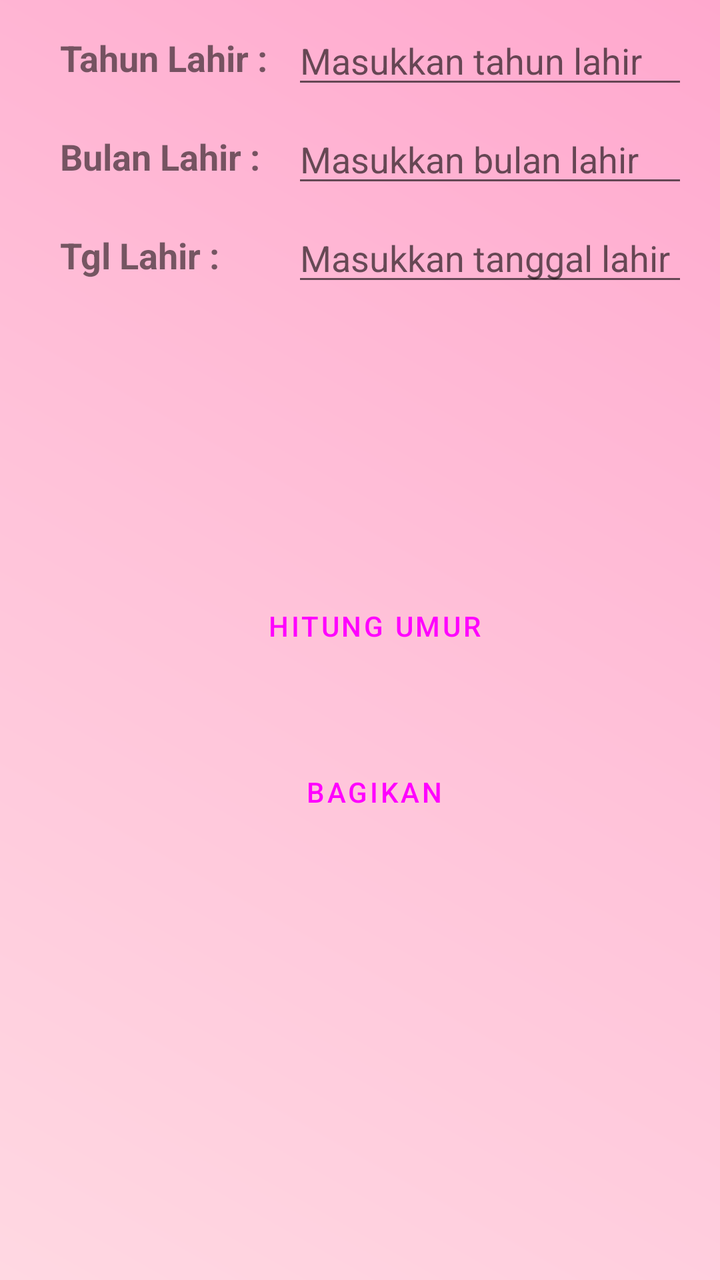
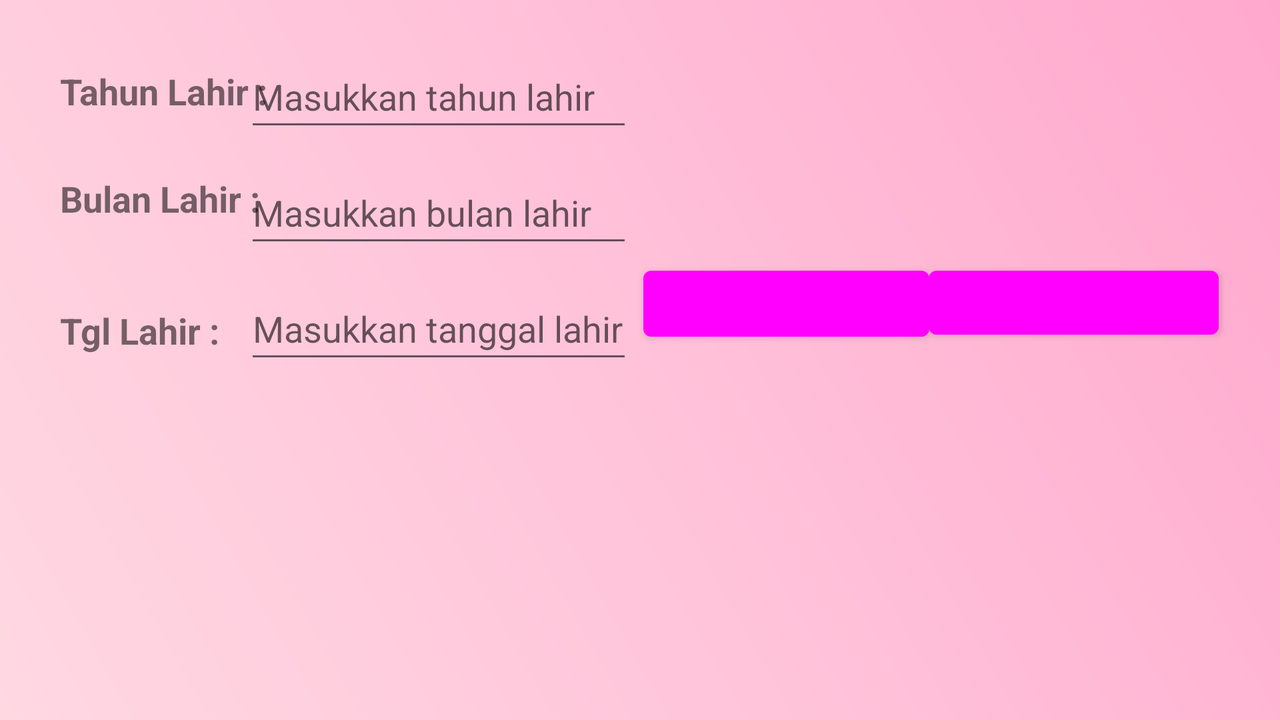

An Android layout and its configuration variant, each rendered on a device that would load it. The default file and the variant file are quoted in full after the pictures.
<!-- AndroidManifest.xml: application theme Theme.HitungUmur -->
<!-- res/layout/fragment_hitung.xml -->
<?xml version="1.0" encoding="utf-8"?>
<ScrollView xmlns:android="http://schemas.android.com/apk/res/android"
    xmlns:app="http://schemas.android.com/apk/res-auto"
    xmlns:tools="http://schemas.android.com/tools"
    android:layout_width="match_parent"
    android:layout_height="match_parent"
    tools:context=".ui.hitung.HitungFragment">

    <androidx.constraintlayout.widget.ConstraintLayout
        android:layout_width="match_parent"
        android:layout_height="wrap_content">

        <TextView
            android:id="@+id/tvTahunLahir"
            android:layout_width="wrap_content"
            android:layout_height="wrap_content"
            android:layout_marginStart="30dp"
            android:text="Tahun Lahir :"
            android:textSize="18sp"
            android:textStyle="bold"
            app:layout_constraintBottom_toBottomOf="@+id/edtTahunLahir"
            app:layout_constraintStart_toStartOf="parent"
            app:layout_constraintTop_toTopOf="@+id/edtTahunLahir" />

        <EditText
            android:id="@+id/edtTahunLahir"
            android:layout_width="0dp"
            android:layout_height="wrap_content"
            android:layout_marginStart="16dp"
            android:layout_marginTop="8dp"
            android:layout_marginEnd="16dp"
            android:ems="10"
            android:hint="Masukkan tahun lahir"
            android:inputType="number"
            app:layout_constraintEnd_toEndOf="parent"
            app:layout_constraintStart_toEndOf="@+id/tvBulanLahir"
            app:layout_constraintTop_toTopOf="parent" />

        <TextView
            android:id="@+id/tvBulanLahir"
            android:layout_width="wrap_content"
            android:layout_height="wrap_content"
            android:layout_below="@id/edtTahunLahir"
            android:layout_marginStart="30dp"
            android:text="Bulan Lahir :"
            android:textSize="18sp"
            android:textStyle="bold"
            app:layout_constraintBottom_toBottomOf="@+id/edtBulanLahir"
            app:layout_constraintStart_toStartOf="parent"
            app:layout_constraintTop_toTopOf="@+id/edtBulanLahir" />

        <EditText
            android:id="@+id/edtBulanLahir"
            android:layout_width="0dp"
            android:layout_height="wrap_content"

            android:layout_marginTop="8dp"
            android:layout_marginEnd="16dp"
            android:ems="10"
            android:hint="Masukkan bulan lahir"
            android:inputType="number"
            app:layout_constraintEnd_toEndOf="parent"
            app:layout_constraintStart_toStartOf="@+id/edtTahunLahir"
            app:layout_constraintTop_toBottomOf="@+id/edtTahunLahir" />

        <TextView
            android:id="@+id/tvTanggalLahir"
            android:layout_width="wrap_content"
            android:layout_height="wrap_content"
            android:layout_below="@id/edtBulanLahir"
            android:layout_marginStart="30dp"
            android:text="Tgl Lahir :"
            android:textSize="18sp"
            android:textStyle="bold"
            app:layout_constraintBottom_toBottomOf="@+id/edtTanggalLahir"
            app:layout_constraintStart_toStartOf="parent"
            app:layout_constraintTop_toTopOf="@+id/edtTanggalLahir" />

        <EditText
            android:id="@+id/edtTanggalLahir"
            android:layout_width="0dp"
            android:layout_height="wrap_content"
            android:layout_marginTop="8dp"
            android:layout_marginEnd="16dp"
            android:ems="10"
            android:hint="Masukkan tanggal lahir"
            android:inputType="number"
            app:layout_constraintEnd_toEndOf="parent"
            app:layout_constraintStart_toStartOf="@+id/edtBulanLahir"
            app:layout_constraintTop_toBottomOf="@+id/edtBulanLahir" />

        <Button
            android:id="@+id/btnHitung"
            android:layout_width="187dp"
            android:layout_height="50dp"
            android:layout_below="@id/edtTanggalLahir"
            android:layout_marginTop="32dp"
            android:background="?attr/colorPrimary"
            android:text="Hitung Umur"
            app:layout_constraintEnd_toEndOf="@+id/tvHasil"
            app:layout_constraintStart_toStartOf="@+id/tvHasil"
            app:layout_constraintTop_toBottomOf="@+id/tvHasil" />

        <TextView
            android:id="@+id/tvHasil"
            android:layout_width="0dp"
            android:layout_height="76dp"
            android:layout_below="@id/btnHitung"
            android:layout_marginTop="32dp"
            android:textSize="24sp"
            android:textStyle="bold"
            app:layout_constraintEnd_toEndOf="@+id/edtTanggalLahir"
            app:layout_constraintStart_toStartOf="@+id/tvTanggalLahir"
            app:layout_constraintTop_toBottomOf="@+id/edtTanggalLahir" />

        <Button
            android:id="@+id/bagikan"
            android:layout_width="183dp"
            android:layout_height="52dp"
            android:layout_marginTop="32dp"
            android:background="?attr/colorPrimary"
            android:text="@string/bagikan"
            app:layout_constraintEnd_toEndOf="@+id/btnHitung"
            app:layout_constraintStart_toStartOf="@+id/btnHitung"
            app:layout_constraintTop_toBottomOf="@+id/btnHitung" />

    </androidx.constraintlayout.widget.ConstraintLayout>
</ScrollView>
<!-- resources referenced by this layout -->
<resources>
  <string name="bagikan">Bagikan</string>
  <style name="Theme.HitungUmur" parent="Theme.MaterialComponents.DayNight.DarkActionBar">
          
          <item name="colorPrimaryVariant">@color/purple_700</item>
          
          <item name="colorSecondary">@color/teal_200</item>
          <item name="colorSecondaryVariant">@color/teal_700</item>
          <item name="colorOnSecondary">@color/black</item>
          
          <item name="android:statusBarColor">?attr/colorPrimaryVariant</item>
  
  
          <item name="colorPrimary">@color/primaryColor</item>
          <item name="colorOnPrimary">@color/onPrimaryColor</item>
          <item name="android:windowBackground">@drawable/background_hitung_umur</item>
          
  
      </style>
  <color name="purple_700">#FF3700B3</color>
  <color name="teal_200">#FF03DAC5</color>
  <color name="teal_700">#FF018786</color>
  <color name="black">#FF000000</color>
  <!-- drawable background_hitung_umur (drawable) -->
  <shape xmlns:android="http://schemas.android.com/apk/res/android">
      <gradient
          android:startColor="#FFD8E2"
          android:centerColor="#FFC2D9"
          android:endColor="#FFA8CE"
          android:angle="45" />
  </shape>
</resources>
<!-- res/layout-land/fragment_hitung.xml (the repository's variant of the layout above) -->
<!-- drawn on the phone turned sideways -->
<?xml version="1.0" encoding="utf-8"?>
<androidx.constraintlayout.widget.ConstraintLayout xmlns:android="http://schemas.android.com/apk/res/android"
    xmlns:app="http://schemas.android.com/apk/res-auto"
    xmlns:tools="http://schemas.android.com/tools"
    android:layout_width="match_parent"
    android:layout_height="match_parent"
    tools:context=".ui.hitung.HitungFragment">

    <TextView
        android:id="@+id/tvTahunLahir"
        android:layout_width="wrap_content"
        android:layout_height="wrap_content"
        android:layout_marginStart="30dp"
        android:layout_marginTop="12dp"
        android:layout_marginEnd="10dp"
        android:text="Tahun Lahir :"
        android:textSize="18sp"
        android:textStyle="bold"
        app:layout_constraintBottom_toBottomOf="parent"
        app:layout_constraintEnd_toStartOf="@+id/edtTahunLahir"
        app:layout_constraintHorizontal_bias="0.0"
        app:layout_constraintStart_toStartOf="parent"
        app:layout_constraintTop_toTopOf="parent"
        app:layout_constraintVertical_bias="0.066" />

    <EditText
        android:id="@+id/edtTahunLahir"
        android:layout_width="194dp"
        android:layout_height="48dp"
        android:layout_below="@id/tvTahunLahir"
        android:layout_marginTop="10dp"
        android:layout_marginEnd="40dp"
        android:hint="Masukkan tahun lahir"
        android:inputType="number"
        app:layout_constraintBottom_toBottomOf="parent"
        app:layout_constraintEnd_toEndOf="parent"
        app:layout_constraintHorizontal_bias="0.301"
        app:layout_constraintStart_toStartOf="parent"
        app:layout_constraintTop_toTopOf="parent"
        app:layout_constraintVertical_bias="0.042" />

    <TextView
        android:id="@+id/tvBulanLahir"
        android:layout_width="wrap_content"
        android:layout_height="wrap_content"
        android:layout_below="@id/edtTahunLahir"
        android:layout_marginStart="30dp"
        android:layout_marginTop="15dp"
        android:layout_marginEnd="10dp"
        android:text="Bulan Lahir :"
        android:textSize="18sp"
        android:textStyle="bold"
        app:layout_constraintBottom_toBottomOf="parent"
        app:layout_constraintEnd_toStartOf="@+id/edtBulanLahir"
        app:layout_constraintHorizontal_bias="0.0"
        app:layout_constraintStart_toStartOf="parent"
        app:layout_constraintTop_toBottomOf="@+id/tvTahunLahir"
        app:layout_constraintVertical_bias="0.054" />

    <EditText
        android:id="@+id/edtBulanLahir"
        android:layout_width="194dp"
        android:layout_height="48dp"
        android:layout_below="@id/tvBulanLahir"
        android:layout_marginTop="10dp"
        android:layout_marginEnd="40dp"
        android:hint="Masukkan bulan lahir"
        android:inputType="number"
        app:layout_constraintBottom_toBottomOf="parent"
        app:layout_constraintEnd_toEndOf="parent"
        app:layout_constraintHorizontal_bias="0.301"
        app:layout_constraintStart_toStartOf="parent"
        app:layout_constraintTop_toBottomOf="@+id/edtTahunLahir"
        app:layout_constraintVertical_bias="0.0" />

    <TextView
        android:id="@+id/tvTanggalLahir"
        android:layout_width="wrap_content"
        android:layout_height="wrap_content"
        android:layout_below="@id/edtBulanLahir"
        android:layout_marginStart="30dp"
        android:layout_marginTop="14dp"
        android:layout_marginEnd="10dp"
        android:text="Tgl Lahir :"
        android:textSize="18sp"
        android:textStyle="bold"
        app:layout_constraintBottom_toBottomOf="parent"
        app:layout_constraintEnd_toStartOf="@+id/edtTanggalLahir"
        app:layout_constraintHorizontal_bias="0.0"
        app:layout_constraintStart_toStartOf="parent"
        app:layout_constraintTop_toBottomOf="@+id/tvBulanLahir"
        app:layout_constraintVertical_bias="0.132" />

    <EditText
        android:id="@+id/edtTanggalLahir"
        android:layout_width="194dp"
        android:layout_height="48dp"
        android:layout_below="@id/tvTanggalLahir"
        android:layout_marginTop="10dp"
        android:layout_marginEnd="40dp"
        android:hint="Masukkan tanggal lahir"
        android:inputType="number"
        app:layout_constraintBottom_toBottomOf="parent"
        app:layout_constraintEnd_toEndOf="parent"
        app:layout_constraintHorizontal_bias="0.301"
        app:layout_constraintStart_toStartOf="parent"
        app:layout_constraintTop_toBottomOf="@+id/edtBulanLahir"
        app:layout_constraintVertical_bias="0.0" />

    <Button
        android:id="@+id/btnHitung"
        android:layout_width="143dp"
        android:layout_height="45dp"
        android:layout_below="@id/edtTanggalLahir"
        android:text="Hitung Umur"
        app:layout_constraintBottom_toBottomOf="parent"
        app:layout_constraintEnd_toEndOf="parent"
        app:layout_constraintHorizontal_bias="0.647"
        app:layout_constraintStart_toStartOf="parent"
        app:layout_constraintTop_toBottomOf="@+id/tvHasil"
        app:layout_constraintVertical_bias="0.028" />

    <TextView
        android:id="@+id/tvHasil"
        android:layout_width="346dp"
        android:layout_height="76dp"
        android:layout_below="@id/btnHitung"
        android:layout_marginTop="48dp"
        android:textSize="24sp"
        android:textStyle="bold"
        app:layout_constraintEnd_toEndOf="parent"
        app:layout_constraintHorizontal_bias="0.958"
        app:layout_constraintStart_toStartOf="parent"
        app:layout_constraintTop_toTopOf="parent" />

    <Button
        android:id="@+id/bagikan"
        android:layout_width="145dp"
        android:layout_height="44dp"
        android:text="@string/bagikan"
        app:layout_constraintBottom_toBottomOf="parent"
        app:layout_constraintEnd_toEndOf="parent"
        app:layout_constraintHorizontal_bias="0.938"
        app:layout_constraintStart_toStartOf="parent"
        app:layout_constraintTop_toBottomOf="@+id/tvHasil"
        app:layout_constraintVertical_bias="0.028" />


</androidx.constraintlayout.widget.ConstraintLayout>
